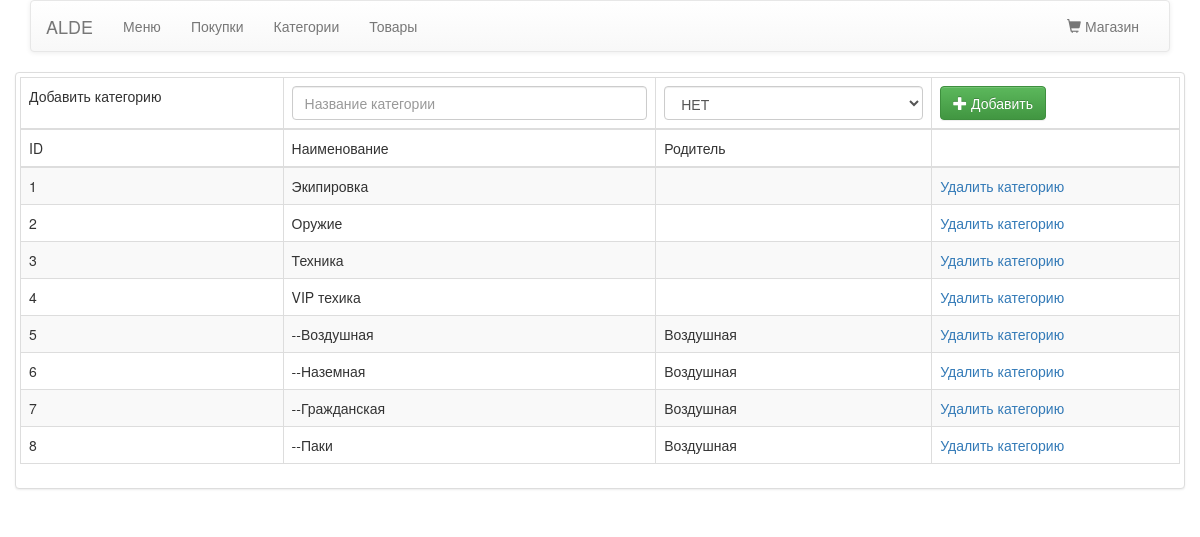
/admin/index.php?app=categories, run on the app's committed database.
### tables this page shows
CREATE TABLE `categories` (
  `id` int(11) unsigned NOT NULL AUTO_INCREMENT,
  `title` varchar(255) DEFAULT NULL,
  `parent` int(11) DEFAULT NULL,
  PRIMARY KEY (`id`)
);

### admin/app/categories/index.php (called while the page is built)
<?php
class Categories extends Framework
{
    function index()
    {
        $query = $this->db->query("SELECT * FROM categories");
        $count = 0;
        while($category = $query->fetch(PDO::FETCH_ASSOC))
        {
            if($category['parent']>0)
            {
                $category['title'] = '--'.$category['title'];
                $params = array(':parent' => $category['parent']);
                $parentQuery = $this->preparedQuery("SELECT * FROM categories WHERE parent = :parent", $params);
                $category['parent'] = $parentQuery->fetch(PDO::FETCH_ASSOC)['title'];
            }
            $categories[$count] = $category;
            $count++;
        }
        require('categories.php');
    }
}
?>

### kernel/framework.php (called while the page is built)
<?php
class Framework
{
    public $db;
    function __construct()
    {
        $dsn = 'mysql:dbname=kgb;host=127.0.0.1; charset=utf8';
        $user = 'root';
        $password = 'root';
        try {
            $this->db = new PDO($dsn, $user, $password);
        } catch (PDOException $e) {
            echo 'Подключение не удалось: ' . $e->getMessage();
        }
    }
    public function preparedQuery($sql, $params)
    {
        $query = $this->db->prepare($sql);
        $query->execute($params);
        return $query;
    }
}
?>

### admin/app/categories/categories.php (the view, shortened to what this page needs)
<div class="thumbnail">
    <table class="table table-bordered table-striped">
        <thead>
            <tr>
                <td>Добавить категорию</td>
                <td><input type="text" class="form-control" placeholder="Название категории"></td>
                <td>
                    <select class="form-control">
                        <option value="" selected>НЕТ</option>
                    </select>
                </td>
                <td><button class="btn btn-success" id="add-category"><span class="glyphicon glyphicon-plus"></span> Добавить</button></td>
            </tr>
            <tr>
                <td>ID</td>
                <td>Наименование</td>
                <td>Родитель</td>
                <td></td>
            </tr>
        </thead>
        <tbody>
            <?php foreach($categories as $category): ?>
            <tr>
                <td><?php echo $category['id']; ?></td>
                <td><?php echo $category['title']; ?></td>
                <td><?php echo $category['parent']; ?></td>
                <td><a href="">Удалить категорию</a></td>
            </tr>
            <?php endforeach; ?>
        </tbody>
    </table>
</div>

### admin/template/index.php (shortened to what this page needs)
<?php $admin = new Admin; ?>
<!DOCTYPE html>
<html>
<head>
    <link href="template/css/bootstrap.css" type="text/css" rel="stylesheet">
    <link href="template/css/bootstrap-theme.css" type="text/css" rel="stylesheet">
    <link href="template/css/style.less" type="text/css" rel="stylesheet/less">
</head>
<body>
    <div class="container">
        <nav class="navbar navbar-default">
            <div class="container-fluid">
                <div class="navbar-header">
                    <a class="navbar-brand" href="index.php">ALDE</a>
                </div>
                <div class="collapse navbar-collapse" id="bs-example-navbar-collapse-1">
                    <ul class="nav navbar-nav">
                        <li><a href="?app=menu">Меню <span class="sr-only">(current)</span></a></li>
                        <li><a href="?app=orders">Покупки</a></li>
                        <li><a href="?app=categories">Категории</a></li>
                        <li><a href="?app=products">Товары</a></li>
                    </ul>
                    <ul class="nav navbar-nav navbar-right">
                        <li><a href="../" target="_blank"><span class="glyphicon glyphicon-shopping-cart"></span> Магазин</a></li>
                    </ul>
                </div>
            </div>
        </nav>
        <div class="row">
            <?php $admin->router(); ?>
        </div>
    </div>
</body>
</html>

### admin/index.php (shortened to what this page needs)
<?php
include_once('../kernel/framework.php');
class Admin extends Framework
{
    function main()
    {
        include_once('template/index.php');
    }
    function router()
    {
        if(isset($_GET['app']))
        {
            $this->getApp($_GET['app']);
        }
        else
        {
            $this->getApp('main');
        }
    }
    function getApp($app)
    {
        if(isset($app) and file_exists('app/'.$app.'/index.php'))
        {
            require('app/'.$app.'/index.php');
            $$app->index();
        }
        else
        {
            die('Not application');
        }
    }
}
$admin = new Admin;
$admin->main();
?>

### data on the page
categories: id "1", title "Экипировка"
categories: id "2", title "Оружие"
categories: id "3", title "Техника"
categories: id "4", title "VIP техика"
categories: id "5", title "--Воздушная", title "Воздушная"

### other printed values
$category['id'] "6"
$category['title'] "--Наземная"
$category['parent'] "Воздушная"
$category['id'] "7"
$category['title'] "--Гражданская"
$category['id'] "8"
$category['title'] "--Паки"
